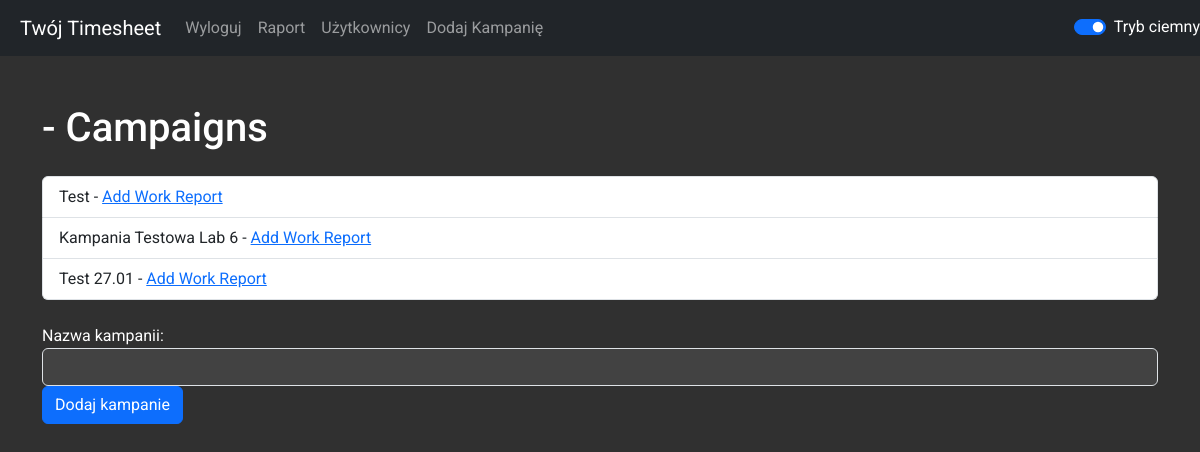
Screenshot of /user/1 (signed in) with the database file from the repository.
### timesheet.py (models this page shows)
class Campaign(db.Model):
    id = db.Column(db.Integer, primary_key=True)
    campaign_id = db.Column(db.Integer, unique=True, nullable=False, default=lambda: random.randint(1000, 9999))
    name = db.Column(db.String(100), nullable=False)
    start_date = db.Column(db.DateTime, nullable=False)
    end_date = db.Column(db.DateTime, nullable=False)
    user_id = db.Column(db.Integer, db.ForeignKey('user.id'), nullable=False)
    created_date = db.Column(db.DateTime, default=datetime.utcnow)
    total_work_time = db.Column(db.Float, default=0.0)
    user = db.relationship('User', back_populates='campaigns')

### timesheet.py (the view)
@app.route('/user/<int:user_id>')
def user_campaigns(user_id):
    user = User.query.get(user_id)
    campaigns = user.campaigns
    return render_template('user_campaigns.html', user=user, campaigns=campaigns)

### timesheet.py (called while the page is built)
@login_manager.user_loader
def load_user(user_id):
    return User.query.get(int(user_id))

### templates/user_campaigns.html (shortened to what this page needs)
{% extends 'base.html' %}
{% block content %}
    <h1 class="mt-5">{{ user.username }} - Campaigns</h1>
    <ul class="list-group mt-4">
        {% for campaign in campaigns %}
            <li class="list-group-item">{{ campaign.name }} - <a href="{{ url_for('add_work_report', campaign_id=campaign.id) }}">Add Work Report</a></li>
        {% endfor %}
    </ul>
    <form action="{{ url_for('add_campaign', user_id=user.id) }}" method="post" class="mt-4">
        <div class="form-group">
            <label for="campaign_name">Nazwa kampanii:</label>
            <input type="text" name="campaign_name" class="form-control" required>
        </div>
        <button type="submit" class="btn btn-primary">Dodaj kampanie</button>
    </form>
{% endblock %}

### static/styles.css (style rules this page uses)
body.dark-mode { background-color: #303030; color: #ffffff; font-family: 'Roboto', sans-serif; }
body.dark-mode input[type="text"], body.dark-mode input[type="password"], body.dark-mode input[type="email"], body.dark-mode input[type="number"], body.dark-mode input[type="tel"], body.dark-mode input[type="url"], body.dark-mode input[type="search"], body.dark-mode textarea, body.dark-mode select { color: #fff !important; background-color: #424242 !important; }

### rows the page displays
Campaign: name "Test"
Campaign: name "Kampania Testowa Lab 6"
Campaign: name "Test 27.01"
